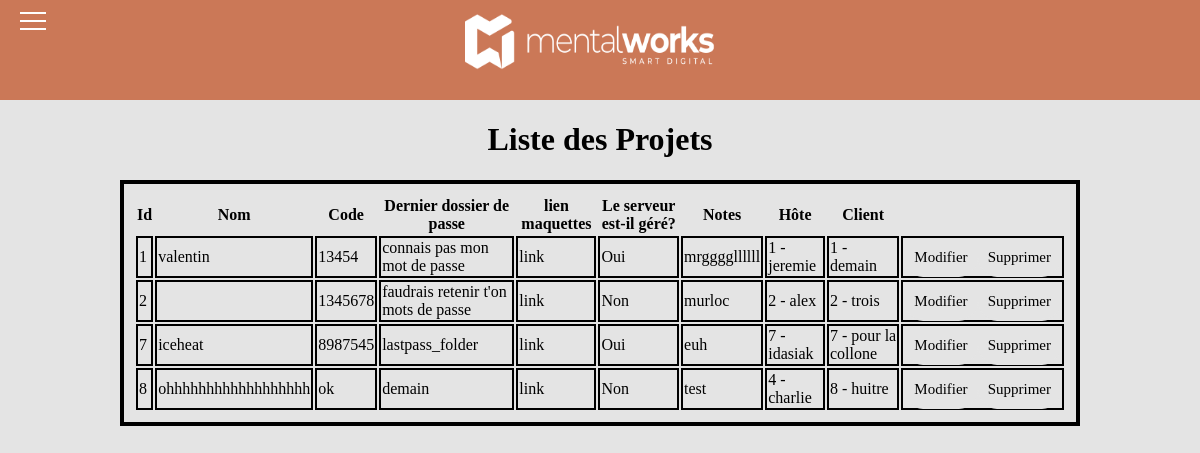
/Project/Project.php, run on the app's committed database.
### tables this page shows
CREATE TABLE `project` (
  `id` int(11) NOT NULL,
  `name` varchar(255) DEFAULT NULL,
  `code` varchar(255) DEFAULT NULL,
  `lastpass_folder` varchar(255) DEFAULT NULL,
  `link_mock_ups` varchar(255) DEFAULT NULL,
  `managed_server` tinyint(1) DEFAULT NULL,
  `notes` text DEFAULT NULL,
  `host_id` int(11) DEFAULT NULL,
  `customer_id` int(11) DEFAULT NULL
);

CREATE TABLE `host` (
  `id` int(11) NOT NULL,
  `code` varchar(255) DEFAULT NULL,
  `name` varchar(255) DEFAULT NULL,
  `notes` varchar(1000) DEFAULT NULL
);

CREATE TABLE `customer` (
  `id` int(11) NOT NULL,
  `code` varchar(255) DEFAULT NULL,
  `name` varchar(255) DEFAULT NULL,
  `notes` text DEFAULT NULL
);

### src/Autoloader.php (called while the page is built, shortened)
<?php
class Autoloader{
    public static function register(){
        spl_autoload_register(function ($class){
            $file = str_replace('\\', DIRECTORY_SEPARATOR, $class).'.php';
            return false;
        });
    }
}

### src/Connection/Connection.php (called while the page is built, shortened)
<?php
class Connection{
    protected $server="localhost";
    protected $dbName="environgestion";
    protected $user="root";
    protected $pass="";
    private $co;
    public function connectionBDD(){
        $dsn = "mysql:host=" . $this->server ."; charset=utf8; dbname=" . $this->dbName;
        $this->co = new PDO($dsn, $this->user, $this->pass);
        $this->co->setAttribute(PDO::ATTR_ERRMODE, PDO::ERRMODE_EXCEPTION);
    }
    public function __call($name, array $arguments) {
        if(method_exists($this->co, $name)){
            try{
                return call_user_func_array(array(&$this->co, $name), $arguments);
            }
            catch(Exception $e){
                throw new Exception('Erreur: "'.$name.'" nexiste pas.');
            }
         }
     }
}

### src/Repository/ProjectRepository.php (the view, shortened to what this page needs)
<?php
class ProjectRepository
{
    public static function listProject()
    {
        $co = new Connection();
        echo '<table class="table table-striped table-bordered">';
        echo '<thead>';
        echo '<tr>';
        echo '<th>Id</th>';
        echo '<th>Nom</th>';
        echo '<th>Code</th>';
        echo '<th>Dernier dossier de passe</th>';
        echo '<th>lien maquettes</th>';
        echo '<th>Le serveur est-il géré?</th>';
        echo '<th>Notes</th>';
        echo '<th>Hôte</th>';
        echo '<th>Client</th>';
        echo '</tr>';
        echo '</thead>';
        echo '<tbody>';
        $co->connectionBDD();
        $statement = $co->query('SELECT project.id, project.name, project.code, lastpass_folder, link_mock_ups, managed_server, project.notes, host.name as host_name, host.id as host_id, customer.name as customer_name, customer.id as customer_id  FROM project INNER JOIN customer on project.customer_id = customer.id JOIN host on project.host_id = host.id ORDER BY project.id ASC');
        while ($item = $statement->fetch()) {
            echo '<tr>';
            echo '<td>' . $item['id'] . '</td>';
            echo '<td>' . $item['name'] . '</td>';
            echo '<td>' . $item['code'] . '</td>';
            echo '<td>' . $item['lastpass_folder'] . '</td>';
            echo '<td>' . $item['link_mock_ups'] . '</td>';
            if ($item['managed_server'] == 0){
                echo '<td> Non </td>';
            }
            else{
                echo '<td> Oui </td>';
            }
            echo '<td>' . $item['notes'] . '</td>';
            echo '<td>' . $item['host_id'] . ' - ' . $item['host_name'] . '</td>';
            echo '<td>' . $item['customer_id'] . ' - ' . $item['customer_name'] . '</td>';
            echo '<td>';
            echo '<a class="btn btn-primary" href="UpdateProject.php?id=' . $item['id'] . '">Modifier</a>';
            echo '<a class="btn btn-primary" href="DeleteProject.php?id=' . $item['id'] . '">Supprimer</a>';
            echo '</td>';
            echo '</tr>';
        }
        echo '</tbody>';
        echo '</table>';
    }
}

### CSS/Style.css (style rules this page uses)
a { color: black; text-decoration: none; font-size: 15px; margin-top: 10px; margin-bottom: 5px; border-bottom: 2px solid #e4e4e4; border-radius: 20px; padding: 10px; }
table { border: solid 4px black; width: 80%; padding: 10px; margin-left: 10%; max-height: 500px; }
td { border: solid 2px black; }

### data on the page
project: id "1", name "valentin", code "13454", lastpass_folder "connais pas mon mot de passe", link_mock_ups "link", managed_server "Oui", notes "mrggggllllll", host "1", host.name "jeremie", customer "1", customer.name "demain"
project: id "2", code "1345678", lastpass_folder "faudrais retenir t'on mots de passe", link_mock_ups "link", managed_server "Non", notes "murloc", host "2", host.name "alex", customer "2", customer.name "trois"
project: id "7", name "iceheat", code "8987545", lastpass_folder "lastpass_folder", link_mock_ups "link", managed_server "Oui", notes "euh", host "7", host.name "idasiak", customer "7", customer.name "pour la collone"
project: id "8", name "ohhhhhhhhhhhhhhhhhh", code "ok", lastpass_folder "demain", link_mock_ups "link", managed_server "Non", notes "test", host "4", host.name "charlie", customer "8", customer.name "huitre"
